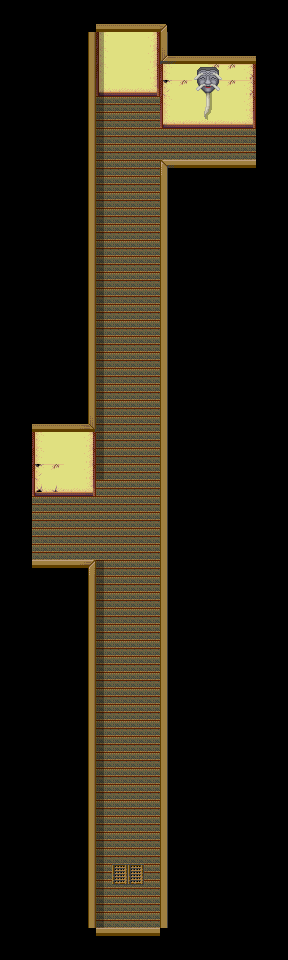

A 2D game scene composited from a Tiled map and its tileset images. What follows is a short description and the map's XML, with each tile layer's data collapsed to a summary:
An orthogonal 18x60 tile map with 16x16 px tiles, 4 tile layers (Base, MonoShita, MonoChu, shadow), 4 tilesets and 10 objects.

<map version="1.0" orientation="orthogonal" renderorder="right-down" width="18" height="60" tilewidth="16" tileheight="16" backgroundcolor="#000000" nextobjectid="24">
 <tileset firstgid="1" name="ed" tilewidth="16" tileheight="16" tilecount="480" columns="30">
  <image source="ed.png" trans="aa55ff" width="480" height="256" />
 </tileset>
 <tileset firstgid="481" name="ed2" tilewidth="16" tileheight="16" tilecount="480" columns="30">
  <image source="ed2.png" trans="aa55ff" width="480" height="256" />
 </tileset>
 <tileset firstgid="961" name="nomen" tilewidth="16" tileheight="16" tilecount="120" columns="10">
  <image source="nomen.png" trans="aa55ff" width="160" height="192" />
 </tileset>
 <tileset firstgid="1081" name="ST-Sewer-01" tilewidth="16" tileheight="16" tilecount="1504" columns="16">
  <image source="ST-Sewer-01.png" width="256" height="1504" />
 </tileset>
 <layer name="Base" width="18" height="60">
  <properties>
   <property name="cc_vertexz" value="-13" />
  </properties>
  <data>[1080 cells, 416 non-empty, 22 distinct tile ids]</data>
 </layer>
 <layer name="MonoShita" width="18" height="60">
  <properties>
   <property name="cc_vertexz" value="-12" />
  </properties>
  <data>[1080 cells, 4 non-empty, 2 distinct tile ids]</data>
 </layer>
 <layer name="MonoChu" width="18" height="60">
  <properties>
   <property name="cc_vertexz" value="-11" />
  </properties>
  <data>[1080 cells, 8 non-empty, 8 distinct tile ids]</data>
 </layer>
 <objectgroup name="collision">
  <object id="1" x="160" y="160" width="128" height="800" />
  <object id="2" x="96" y="928" width="64" height="48" />
  <object id="4" x="0" y="560" width="96" height="400" />
  <object id="6" x="0" y="0" width="96" height="496" />
  <object id="7" x="96" y="0" width="64" height="96" />
  <object id="8" x="160" y="0" width="128" height="128" />
 </objectgroup>
 <objectgroup name="event">
  <object id="9" x="64" y="400" width="32" height="32">
   <properties>
    <property name="EventID" value="1" />
    <property name="trigger" value="0" />
   </properties>
  </object>
  <object id="10" x="0" y="496" width="32" height="64">
   <properties>
    <property name="EventID" value="2" />
    <property name="trigger" value="1" />
   </properties>
  </object>
  <object id="11" x="256" y="128" width="32" height="32">
   <properties>
    <property name="EventID" value="3" />
    <property name="trigger" value="1" />
   </properties>
  </object>
  <object id="12" x="96" y="848" width="64" height="48">
   <properties>
    <property name="EventID" value="8" />
    <property name="trigger" value="2" />
   </properties>
  </object>
 </objectgroup>
 <layer name="shadow" width="18" height="60">
  <data>[1080 cells, 51 non-empty, 2 distinct tile ids]</data>
 </layer>
</map>
